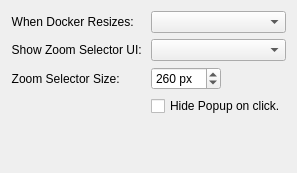
     <widget class="QWidget" name="tab_general">
      <attribute name="title">
       <string>Behavior</string>
      </attribute>
      <layout class="QFormLayout" name="formLayout_7">
       <item row="0" column="0">
        <widget class="QLabel" name="label_3">
         <property name="sizePolicy">
          <sizepolicy hsizetype="Fixed" vsizetype="Preferred">
           <horstretch>0</horstretch>
           <verstretch>0</verstretch>
          </sizepolicy>
         </property>
         <property name="layoutDirection">
          <enum>Qt::LeftToRight</enum>
         </property>
         <property name="text">
          <string>When Docker Resizes: </string>
         </property>
         <property name="alignment">
          <set>Qt::AlignRight|Qt::AlignTrailing|Qt::AlignVCenter</set>
         </property>
        </widget>
       </item>
       <item row="0" column="1">
        <widget class="QComboBox" name="dockerResizeOptionsComboBox">
         <property name="enabled">
          <bool>true</bool>
         </property>
         <property name="sizePolicy">
          <sizepolicy hsizetype="MinimumExpanding" vsizetype="Fixed">
           <horstretch>0</horstretch>
           <verstretch>0</verstretch>
          </sizepolicy>
         </property>
        </widget>
       </item>
       <item row="1" column="0">
        <widget class="QLabel" name="label_5">
         <property name="text">
          <string>Show Zoom Selector UI: </string>
         </property>
         <property name="alignment">
          <set>Qt::AlignRight|Qt::AlignTrailing|Qt::AlignVCenter</set>
         </property>
        </widget>
       </item>
       <item row="1" column="1">
        <widget class="QComboBox" name="zoomSelectorOptionComboBox"/>
       </item>
       <item row="2" column="0">
        <widget class="QLabel" name="label_11">
         <property name="text">
          <string>Zoom Selector Size: </string>
         </property>
         <property name="alignment">
          <set>Qt::AlignRight|Qt::AlignTrailing|Qt::AlignVCenter</set>
         </property>
        </widget>
       </item>
       <item row="2" column="1">
        <widget class="KisIntParseSpinBox" name="popupSize">
         <property name="sizePolicy">
          <sizepolicy hsizetype="Fixed" vsizetype="Fixed">
           <horstretch>0</horstretch>
           <verstretch>0</verstretch>
          </sizepolicy>
         </property>
         <property name="suffix">
          <string> px</string>
         </property>
         <property name="minimum">
          <number>100</number>
         </property>
         <property name="maximum">
          <number>1000</number>
         </property>
         <property name="singleStep">
          <number>10</number>
         </property>
         <property name="value">
          <number>260</number>
         </property>
        </widget>
       </item>
       <item row="3" column="1">
        <widget class="QCheckBox" name="hidePopupOnClickCheck">
         <property name="text">
          <string>Hide Popup on click.</string>
         </property>
        </widget>
       </item>
       <item row="4" column="0" colspan="2">
        <spacer name="verticalSpacer_3">
         <property name="orientation">
          <enum>Qt::Vertical</enum>
         </property>
         <property name="sizeType">
          <enum>QSizePolicy::MinimumExpanding</enum>
         </property>
         <property name="sizeHint" stdset="0">
          <size>
           <width>20</width>
           <height>40</height>
          </size>
         </property>
        </spacer>
       </item>
      </layout>
     </widget>
